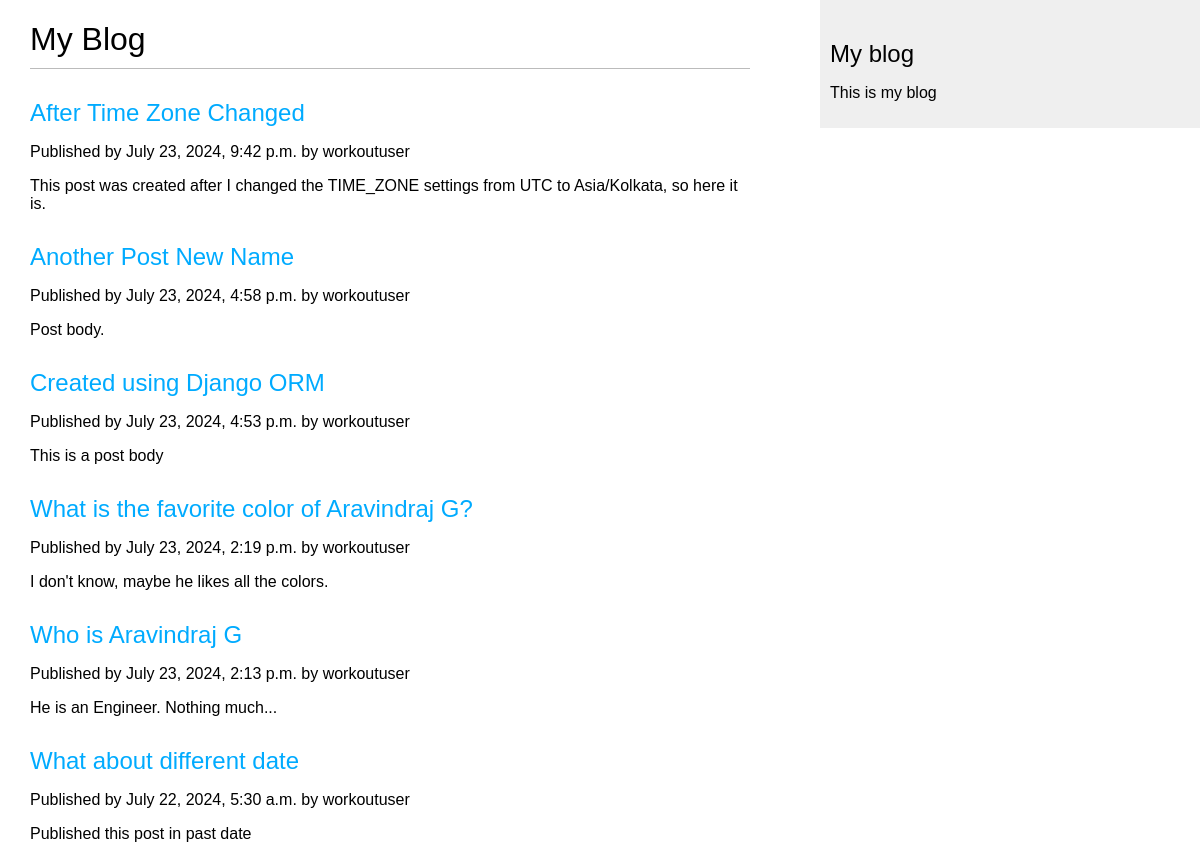
/blog/, run on an earlier commit of the app's database.
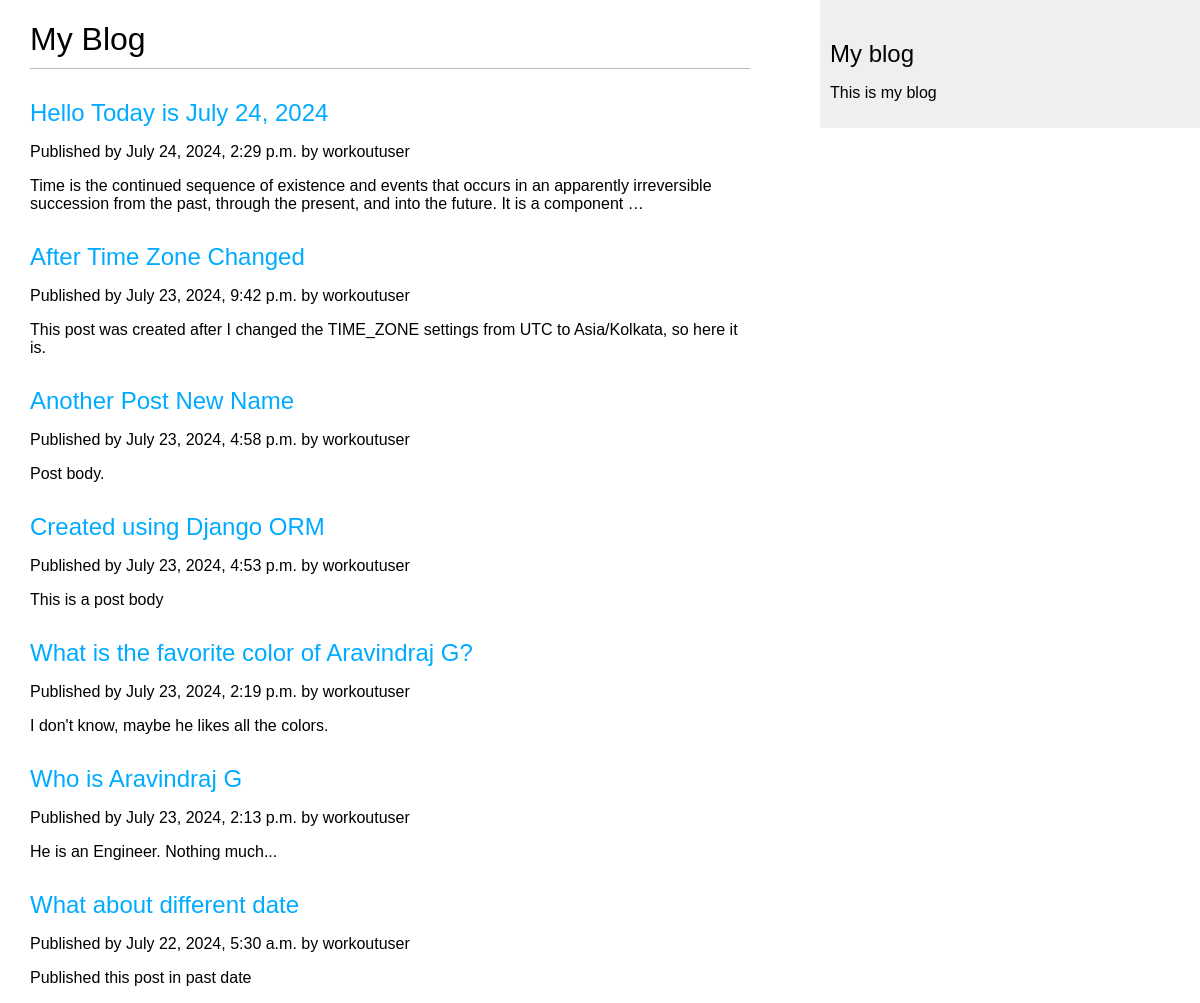
And on a later commit of the database.
### myblog/models.py (models this page shows, shortened)
class Post(models.Model):
    class Status(models.TextChoices):
        DRAFT = 'DF', 'Draft',
        PUBLISHED = 'PB', 'Published'
    objects = models.Manager()
    published = PublishedManager()
    title = models.CharField(max_length=250)
    slug = models.SlugField(max_length=250)
    body = models.TextField()
    author = models.ForeignKey(User, on_delete=models.CASCADE,
                               related_name='blog_posts')
    publish = models.DateTimeField(default=timezone.now())
    created = models.DateTimeField(auto_now_add=True)
    updated = models.DateTimeField(auto_now=True)
    status = models.CharField(max_length=2,
                              choices=Status.choices,
                              default=Status.DRAFT)
    class Meta:
        ordering = ['-publish']
        indexes = [
            models.Index(fields=['-publish'])
        ]

### myblog/views.py (the view)
# urls.py: path('', views.post_list, name = 'post_list'),
def post_list(request):
    posts = Post.published.all()
    return render(request, 'myblog/post/list.html', {'posts':posts})

### myblog/models.py (called while the page is built)
    def get_queryset(self):
        return super().get_queryset().filter(status = Post.Status.PUBLISHED)

### myblog/templates/myblog/post/list.html (shortened to what this page needs)
{% extends "myblog/base.html" %}
{% block content %}
    <h1>My Blog</h1>
    {% for post in posts %}
        <h2>
            <a href="{%url 'myblog:post_detail' post.id%}">{{ post.title }}</a>
        </h2>
        <p>
            Published by {{ post.publish }} by {{ post.author }}
        </p>
        {{ post.body|truncatewords:30|linebreaks }}
    {% endfor %}
{% endblock %}

### myblog/templates/myblog/base.html (shortened to what this page needs)
{% load static %}
<!DOCTYPE html>
<html lang="en">
<head>
    <link rel="stylesheet" href="{% static 'css/myblog.css' %}">
</head>
<body>
    <div id="content">
        {% block content %}
        {% endblock %}
    </div>
    <div id="sidebar">
        <h2>My blog</h2>
        <p>This is my blog</p>
    </div>
</body>
</html>

### myblog/static/css/myblog.css (style rules this page uses)
body { margin:0; padding:0; font-family:helvetica, sans-serif; }
a { color:#00abff; text-decoration:none; }
h1 { font-weight:normal; border-bottom:1px solid #bbb; padding:0 0 10px 0; }
h2 { font-weight:normal; margin:30px 0 0; }
#content { float:left; width:60%; padding:0 0 0 30px; }
#sidebar { float:right; width:30%; padding:10px; background:#efefef; height:100%; }

What changed in the data, as far as the page shows it:
added Post: title "Hello Today is July 24, 2024", publish "July 24, 2024, 2:29 p.m.", author "workoutuser", body "Time is the continued sequence of existence and events that occurs in an apparently irreversible succession from the past, through the present, and into the future. It is a component …"
